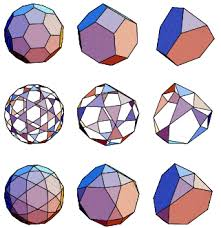
#> input picture images.jpeg, 221 x 228 px, found by its file name
$ python binary.py ../images.jpeg ../input.jpg
#> lines starting #> are read from the running program, lines starting #| are printed output that depends on the picture; after the words box and inside, x2 and y2 are one past the last pixel; in counts of white or black regions, pixels touching at a corner belong together
#!/usr/bin/python

import sys
import numpy as np
import cv2
import math

global FILE_NAME
global FILE_NAME_BINARY
FILE_NAME = './uploads/' + str(sys.argv[1])
FILE_NAME_BINARY = './uploads/' + str(sys.argv[2])

def getHistogram(array):
  height, width = array.shape
  countOfPixels = height * width
  histogram = np.zeros((height, width))

  countOfRepeat = np.zeros(256)

  for row in range(height):
    for col in range(width):
      countOfRepeat[int(array[row][col])] += 1

  return countOfRepeat

def getImage(fileName):
#> called with fileName = './uploads/../images.jpeg'
  global FILE_NAME
  image = cv2.imread(FILE_NAME)
#> image is the input picture: shape (228, 221, 3); mean B, G, R 206.2, 195.8, 206.3
  return image

def toGrayScale(array):
  return np.dot(array[...,:3], [0.3, 0.59, 0.11])

arrayOfPixels = getImage(FILE_NAME)
height, width, _ = arrayOfPixels.shape
#> height = 228; width = 221
countOfPixels = height * width
#> countOfPixels = 50388
grayscale = toGrayScale(arrayOfPixels)
#> in toGrayScale, `return np.dot(array[...,:3], [0.3, 0.59, 0.11])`:
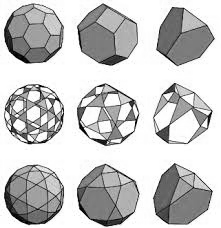
#> returned value: shape (228, 221) float64; min 0, max 255, mean 200.1
histogram = getHistogram(grayscale)
#> histogram = 256 values, max 12616 at index 255, min 15 at index 10, mean 196.8
histogram = histogram + 1
#> histogram = 256 values, max 12617 at index 255, min 16 at index 10, mean 197.8
p = np.zeros(256)
maxSigma=-1000000
histogramLength = histogram.shape
#> histogramLength = (256,)

for index in range(1, 255):
  p[index] = histogram[index] / (height * width)
#> after the loop, p = 256 values, max 0.112 at index 254, min 0 at index 0, mean 0.00295

S2=0
for t in range(3, len(p)-1):
  S2 = S2 + t * p[t]
#> this loop made 252 passes
#> S2 on passes 1 to 3: 0.00173, 0.00427, 0.00695
#> after the loop, S2 = 136.5

w1 = p[1]
#> w1 = 0.000595
S1 = p[1]
#> S1 = 0.000595
w2 = 0

optimal = 0

for t in range(2, len(p)-1):
  w1 = w1 + p[t]
  w2 = 1 - w1
  S1 = S1 + (t * p[t])
  sigma = ((S1 * w2) - (S2 * w1))/(w1*w2)

  if maxSigma < sigma:
    maxSigma = sigma
    optimal = t
#> this loop made 253 passes
#> (w1, w2, S1, sigma, maxSigma) on passes 1 to 12: (0.00127, 0.999, 0.00194, -135.1, -135.1), (0.00185, 0.998, 0.00367, -134.7, -134.7), (0.00248, 0.998, 0.00621, -134.3, -134.3), (0.00302, 0.997, 0.00889, -133.9, -133.9), (0.00371, 0.996, 0.0131, -133.5, -133.5), (0.00431, 0.996, 0.0172, -133.1, -133.1), (0.00472, 0.995, 0.0206, -132.8, -132.8), (0.00528, 0.995, 0.0256, -132.4, -132.4), (0.0056, 0.994, 0.0287, -132.1, -132.1), (0.00619, 0.994, 0.0353, -131.6, -131.6), (0.00675, 0.993, 0.042, -131.2, -131.2), (0.00726, 0.993, 0.0487, -130.8, -130.8)
#> after the loop, S1 = 136.5; maxSigma = -82.77; optimal = 123; w1 = 0.754

x = np.zeros((height, width))

for row in range(height):
  for col in range(width):
    if grayscale[row][col] > optimal:
      x[row][col] = 254
    else:
      x[row][col] = 0
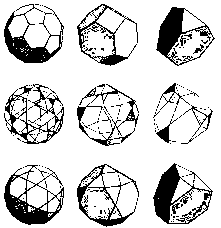
#> x: shape (228, 221) float64; values 0 (black) and 254 (white), 82.6% white; 170 black regions (156 under 20 px), largest, box (x1, y1, x2, y2) and area: (153, 163, 213, 224) 1327, (4, 165, 64, 225) 1191, (156, 7, 215, 66) 1114

cv2.imwrite(FILE_NAME_BINARY, x)
